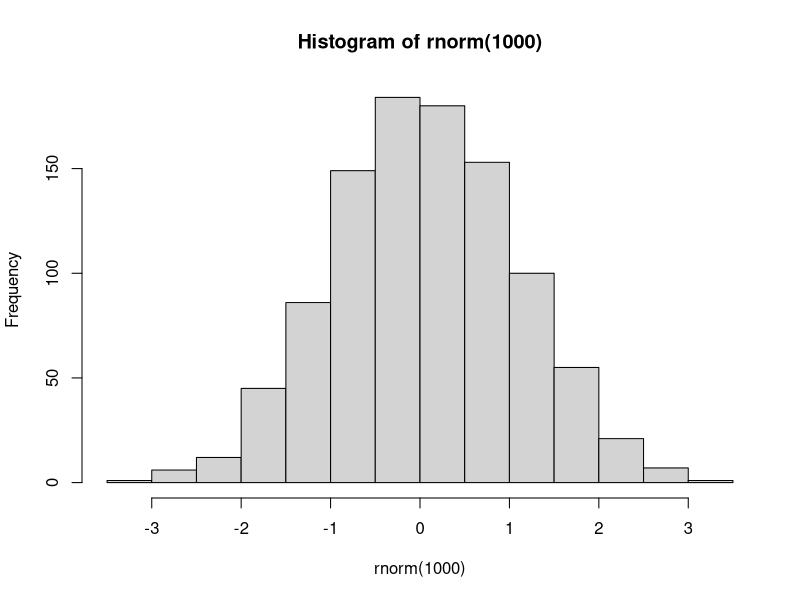

Write R code to recreate this figure.
## ---- chunk 1
#| label: fig-polar
#| fig-cap: "A line plot on a polar axis"

hist(rnorm(1e3))
